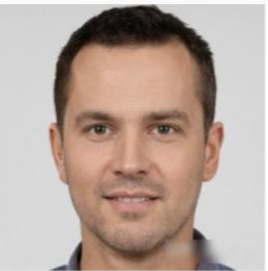
#> input picture Agent工单/Agent工单3/研发/strong_input/source_face.png, 268 x 271 px
$ python -i face_utils.py   (imports and definitions only)   (older library calls are emulated)
#> lines starting #> are read from the running program, lines starting #| are printed output that depends on the picture
### Agent工单/Agent工单3/研发/config.py
# -*- coding: utf-8 -*-
"""
==============================================================================
功能说明：项目配置模块（WSL + SD WebUI API 版本）
==============================================================================
本文件定义了文生图智能体项目的所有配置参数，包括：
  - SD WebUI API 连接配置
  - 模型路径配置（WSL 路径）
  - Milvus / Redis 缓存（可选，默认关闭）
  - 图像生成参数（推理步数、引导系数、图像尺寸等）
  - 人脸旋转角度配置 / 扩图参数配置
  - 日志配置（统一使用 logging 模块）

工单编号：人工智能NLP-Agent数字人项目-文生图智能体任务
==============================================================================
"""

import os
import logging
from dataclasses import dataclass

PROJECT_ROOT = os.path.dirname(os.path.abspath(__file__))
OUTPUT_DIR = os.path.join(PROJECT_ROOT, "output")
INPUT_DIR = os.path.join(PROJECT_ROOT, "input")
MODELS_DIR = os.path.join(PROJECT_ROOT, "models")

os.makedirs(OUTPUT_DIR, exist_ok=True)
os.makedirs(INPUT_DIR, exist_ok=True)
os.makedirs(MODELS_DIR, exist_ok=True)

LOG_LEVEL = "INFO"
LOG_FORMAT = "%(asctime)s [%(levelname)s] %(name)s: %(message)s"


# [14 lines left out: function setup_logging, not called in this run]


# ============================================================
# SD WebUI API 配置（核心：通过 REST API 调用本地 SD WebUI）
# ============================================================
@dataclass
class WebUIConfig:
    """SD WebUI API 连接配置"""
    base_url: str = "http://127.0.0.1:7861"
    timeout: int = 300                          # API 超时秒数
    wait_startup: bool = True                   # 是否等待 WebUI 启动
    startup_timeout: int = 300                  # 启动超时秒数


# ============================================================
# 模型配置（WSL 路径）
# ============================================================
def resolve_sd_model_path() -> str:
    """解析 SD 模型路径（WSL）"""
    candidates = [
        os.environ.get("SD_MODEL_PATH", ""),
        os.path.join(MODELS_DIR, "v1-5-pruned-emaonly.safetensors"),
        "/home/zzy/stable-diffusion-webui/models/Stable-diffusion/v1-5-pruned-emaonly.safetensors",
    ]
    for path in candidates:
        if path and os.path.exists(path):
            return path
    return candidates[-1]


@dataclass
class ModelConfig:
    """模型相关配置"""
    sd_model_path: str = resolve_sd_model_path()
    face_detector_backend: str = "mediapipe"
    device: str = "cpu"     # WSL 里走 WebUI API，不需要本地 GPU 推理
    dtype: str = "float32"
    use_controlnet: bool = False


# ============================================================
# Milvus 配置（可选，默认禁用）
# ============================================================
@dataclass
class MilvusConfig:
    enabled: bool = False                       # 默认关闭
    host: str = "localhost"
    port: int = 19530
    collection_name: str = "face_prompt_vectors"
    vector_dim: int = 1024
    index_type: str = "IVF_FLAT"
    metric_type: str = "COSINE"
    nlist: int = 128
    top_k: int = 5


# ============================================================
# Redis 配置（可选，默认禁用）
# ============================================================
@dataclass
class RedisConfig:
    enabled: bool = False                       # 默认关闭
    host: str = "localhost"
    port: int = 6379
    db: int = 0
    password: str = ""
    cache_prefix: str = "face_gen:"
    expire_seconds: int = 86400
    max_cache_size: int = 1000


# ============================================================
# 检索配置
# ============================================================
@dataclass
class RetrievalConfig:
    enable_semantic_retrieval: bool = False     # 需要 Milvus，默认关闭
    similarity_threshold: float = 0.92
    reuse_only_same_task: bool = True


# ============================================================
# 生成参数配置
# ============================================================
@dataclass
class GenerationConfig:
    """SD 推理参数"""
    num_inference_steps: int = 30
    guidance_scale: float = 7.5
    image_width: int = 512
    image_height: int = 512
    denoising_strength: float = 0.25            # img2img 噪声强度（低=保留原图）
    seed: int = 42                              # 默认种子，-1为随机


# ============================================================
# 面部旋转配置
# ============================================================
@dataclass
class FaceRotationConfig:
    """面部旋转参数"""
    left_rotation_angle: float = -30.0
    right_rotation_angle: float = 30.0
    frontal_angle: float = 0.0
    crop_margin: int = 50
    face_fidelity: float = 0.75
    denoising_strength: float = 0.25   # 低强度=保留身份，高强度=改变人脸


# ============================================================
# ControlNet 配置（本地 diffusers 管线，不依赖 WebUI API）
# ============================================================
@dataclass
class ControlNetConfig:
    """ControlNet OpenPose + SD 本地推理配置"""
    enabled: bool = False
    sd_model_path: str = (
        "/home/zzy/stable-diffusion-webui/models/Stable-diffusion/"
        "v1-5-pruned-emaonly.safetensors"
    )
    controlnet_model_path: str = (
        "/home/zzy/stable-diffusion-webui/models/ControlNet/"
        "control_v11p_sd15_openpose.pth"
    )
    controlnet_config_path: str = (
        "/home/zzy/stable-diffusion-webui/models/ControlNet/config.json"
    )
    body_pose_model_path: str = ""              # OpenPose 模型路径，留空自动查找
    device: str = "cuda"                        # 推理设备
    torch_dtype: str = "float16"                # 精度
    conditioning_scale: float = 0.85            # ControlNet 控制强度
    use_ip_adapter: bool = False                # 是否加载 IP-Adapter
    ip_adapter_model_path: str = (
        "/home/zzy/stable-diffusion-webui/models/ControlNet/models/"
        "ip-adapter-plus-face_sd15.safetensors"
    )
    ip_adapter_scale: float = 0.7               # IP-Adapter 影响强度
    offline_mode: bool = True                   # 离线模式，不从 HF 在线下载


# ============================================================
# 强控制路线配置（推荐：ComfyUI + InstantID / IP-Adapter Face）
# ============================================================
@dataclass
class StrongControlConfig:
    """强身份一致性路线配置"""
    enabled: bool = True
    workflow_path: str = os.path.join(PROJECT_ROOT, "设计", "instantid_workflow_api.json")
    input_dir: str = os.path.join(PROJECT_ROOT, "研发", "strong_input")
    output_dir: str = os.path.join(PROJECT_ROOT, "研发", "strong_output")
    comfyui_api_url: str = "http://127.0.0.1:8188"
    checkpoint_name: str = "v1-5-pruned-emaonly.safetensors"
    checkpoint_family: str = "sd15"
    instantid_controlnet_name: str = "ControlNetModel/diffusion_pytorch_model.safetensors"
    allow_fallback: bool = False
    fallback_use_controlnet: bool = False


# ============================================================
# 扩图配置
# ============================================================
@dataclass
class OutpaintConfig:
    """图像扩图参数"""
    expand_ratio: float = 1.5
    expand_top: bool = True
    expand_bottom: bool = True
    expand_left: bool = True
    expand_right: bool = True
    denoising_strength: float = 0.80
    prompt: str = (
        "professional portrait photography, same person, "
        "upper body shot, elegant casual clothing, "
        "natural studio lighting with neutral background, "
        "sharp focus, 8k, highly detailed, "
        "seamless image extension, perfect composition, "
        "clean edges, natural skin texture"
    )
    negative_prompt: str = (
        "different person, face change, identity change, "
        "deformed, bad anatomy, disfigured, blurry, "
        "distorted, visible seams, hard edges, cut off, "
        "poorly drawn, watermark, text, signature, "
        "double face, multiple faces, different clothing, "
        "messy background, cluttered, low resolution"
    )


# ============================================================
# Prompt 模板 (从 prompts.py 导入，此处保留向后兼容)
# ============================================================
from prompts import FACE_PROMPT_TEMPLATE, FACE_NEGATIVE_PROMPT, FACE_CONTROLNET_TEMPLATE  # noqa: F401


# ============================================================
# 千问图像编辑模型配置（DashScope API）
# ============================================================
@dataclass
class QwenImageEditConfig:
    """千问 Qwen-Image-Edit-Max 图像编辑模型配置"""
    # API 连接
    api_key: str = "sk-cb2873cdfdb543d1a8a05f3ffda4620c"
    # 注意：图像编辑模型使用 DashScope 原生 multimodal API，
    # 与文本模型的 compatible-mode 端点不同
    base_url: str = "https://dashscope.aliyuncs.com/api/v1"
    # 文本对话可用: https://dashscope.aliyuncs.com/compatible-mode/v1
    model: str = "qwen-image-edit-max"

    # 生成参数
    n: int = 1                              # 输出图片数量 (1-6)
    size: str = "1024*1024"                 # 输出分辨率
    watermark: bool = False                 # 是否添加水印
    prompt_extend: bool = True              # 是否扩展提示词
    seed: int = -1                          # 随机种子，-1为随机
    negative_prompt: str = ""               # 反向提示词


# ============================================================
# 创建全局配置实例
# ============================================================
webui_config = WebUIConfig()
model_config = ModelConfig()
milvus_config = MilvusConfig()
redis_config = RedisConfig()
retrieval_config = RetrievalConfig()
gen_config = GenerationConfig()
face_config = FaceRotationConfig()
outpaint_config = OutpaintConfig()
controlnet_config = ControlNetConfig()
strong_control_config = StrongControlConfig()
qwen_config = QwenImageEditConfig()


# [14 lines left out: function log_config, not called in this run]

### Agent工单/Agent工单3/研发/face_utils.py
# -*- coding: utf-8 -*-
"""
==============================================================================
功能说明：人脸处理工具函数与辅助方法（FaceProcessor 扩展模块）
==============================================================================
本文件提供以下扩展功能，通过 monkeypatch 注入到 FaceProcessor 类：
  - prepare_rotation_image(): 使用 MediaPipe 3D 关键点进行面部旋转引导图生成
  - validate_face(): 验证生成图像中的人脸质量
  - _check_image_quality(): 检查图像基础质量指标（清晰度、噪声、颜色）
  - _get_landmarks_3d(): 提取 3D 人脸关键点
  - _get_contour_indices(): 面部轮廓关键点索引
  - _fallback_rotation(): 透视模拟旋转（回退方案）

本模块不独立使用，需配合 face_processor.py 中的 FaceProcessor 类。

依赖库：opencv-python, mediapipe, numpy, PIL
工单编号：人工智能NLP-Agent数字人项目-文生图智能体任务
==============================================================================
"""

import logging                              # 日志模块
import cv2                                  # OpenCV图像处理库
import numpy as np                          # 数值计算库
from typing import Tuple, Optional, List    # 类型提示

from config import face_config              # 导入人脸配置

logger = logging.getLogger(__name__)        # 创建模块日志器


# ================================================================
# 旋转引导图生成（核心扩展）
# ================================================================
# [193 lines left out: functions prepare_rotation_image, _get_landmarks_3d, _get_contour_indices, _fallback_rotation, validate_face, _check_image_quality, not called in this run]


# ================================================================
# Monkeypatch: 将本模块函数注册到 FaceProcessor 类
# ================================================================
from face_processor import FaceProcessor  # noqa: E402  # 导入核心类

# 实例方法（含 self 参数）
FaceProcessor.prepare_rotation_image = prepare_rotation_image       # 旋转引导图生成
FaceProcessor._get_landmarks_3d = _get_landmarks_3d                 # 3D关键点提取
FaceProcessor.validate_face = validate_face                         # 人脸质量验证

# 静态方法（含 @staticmethod 装饰器，调用时 self 不绑定）
FaceProcessor._get_contour_indices = staticmethod(_get_contour_indices)
FaceProcessor._fallback_rotation = staticmethod(_fallback_rotation)
FaceProcessor._check_image_quality = staticmethod(_check_image_quality)

# [1 line not run here, left out]

>>> import cv2
>>> picture = cv2.imread('strong_input/source_face.png')
#> picture is the input picture: shape (271, 268, 3); mean B, G, R 156.5, 166.1, 184.3
>>> result = _check_image_quality(picture)
#> in _check_image_quality, `gray = cv2.cvtColor(image, cv2.COLOR_BGR2GRAY)`:
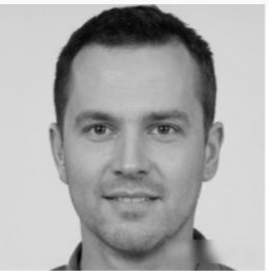
#> gray: shape (271, 268); min 4, max 255, mean 170.4
#> in _check_image_quality, `laplacian_var = cv2.Laplacian(gray, cv2.CV_64F).var()`: laplacian_var = 74.25
#> in _check_image_quality, `channel_mins = image.min(axis=(0, 1))`: channel_mins = [0, 3, 8]
#> in _check_image_quality, `channel_maxs = image.max(axis=(0, 1))`: channel_maxs = [255, 255, 255]
#> after the loop in _check_image_quality, `for ch_idx, ch_name in enumerate(["B", "G", "R"]):`: warnings = ['[] 图像清晰度偏低 (laplacian_var=74)']
#> in _check_image_quality, `noise = np.abs(gray.astype(float) - blurred.astype(float))`:
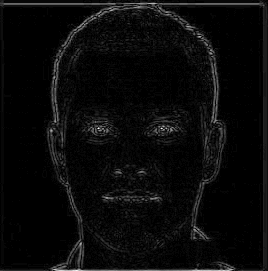
#> noise: shape (271, 268) float64; min 0, max 36, mean 1.4; drawn with min black and max white
#> in _check_image_quality, `noise_ratio = (noise > 20).mean()`: noise_ratio = 0.00161
#> result = ['[] 图像清晰度偏低 (laplacian_var=74)']
